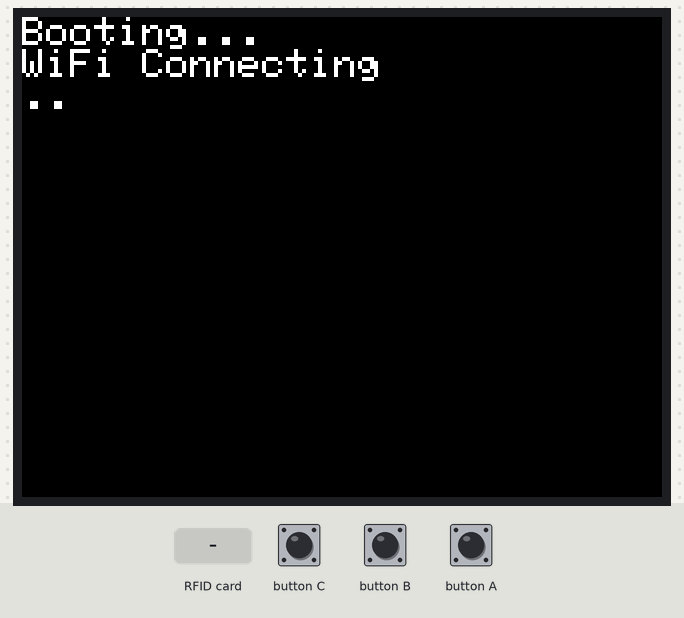
Recording of a sketch running on a simulated ESP32. On the bench: 320×240 colour display. Inputs (shaded band) come from the test bench. WiFi joins after 1.5 s; servers stay silent unless stated; uploads are accepted with an empty reply; what the sketch prints to the serial monitor is not drawn.

Above: at 1.3 s.
At 3.4 s:
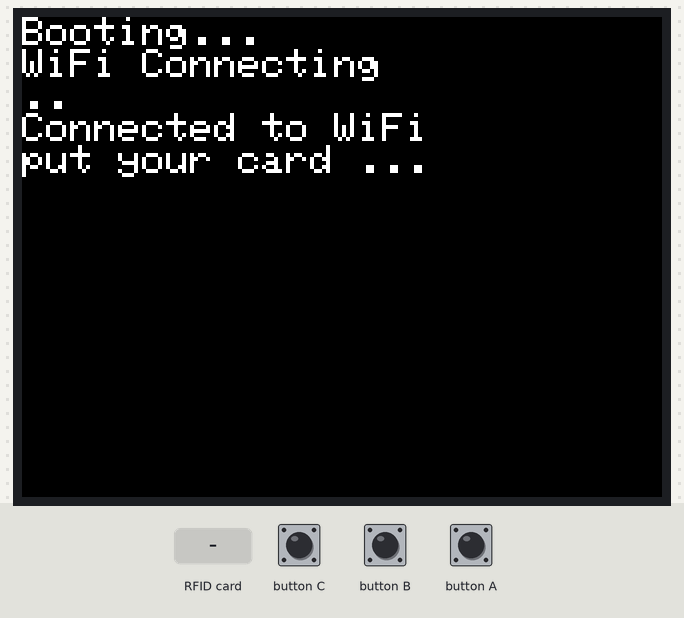
3.5 s: RFID card 5E 7A 19 C4 held to the reader
At 4.2 s:
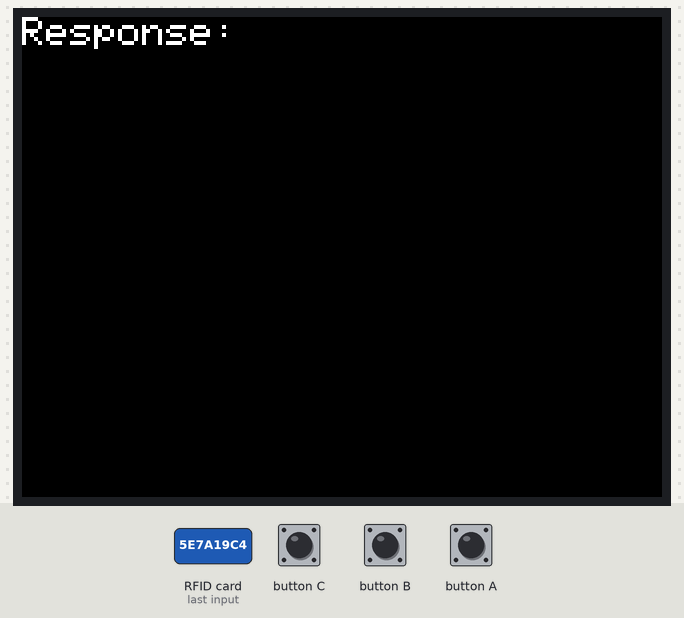
5.3 s: RFID card 5E 7A 19 C4 held to the reader
At 6.98 s:
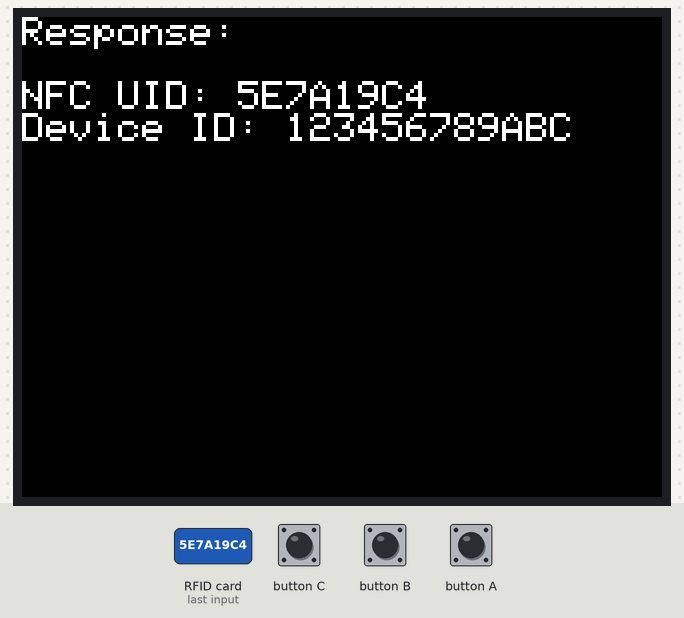
Timing chart, 0 to 8.5 s (numbered marks = the images above; inputs shaded):
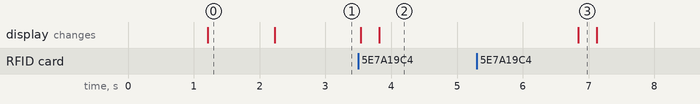

The sketch:

RFID_RC522.ino
```cpp
#include <Arduino.h>
#include <M5Unified.h>
#include <WiFi.h>
#include <HTTPClient.h>
#include <Wire.h>
#include "MFRC522_I2C.h"
#include "secrets.h"

//========== 前方宣言(Forward Declaration) ==========//
void sendNfcData(String nfcData, String deviceId);
void printBoth(const String &message);
String getDeviceId();

//========== Wi-Fi設定 ==========//
const char* serverUrl = "https://pcn.10xer.education/api/access/touch";
const char* ssid = WIFI_SSID;
const char* password = WIFI_PASSWORD;
//========== RFID設定 (I2C接続) ==========//
MFRC522 mfrc522(0x28);

void setup() {
  auto cfg = M5.config();
  M5.begin(cfg);

  Serial.begin(115200);
  M5.Lcd.setTextSize(2);
  M5.Lcd.println("Booting...");

  Wire.begin();
  mfrc522.PCD_Init();

  WiFi.mode(WIFI_STA);
  WiFi.begin(ssid, password);

  printBoth("WiFi Connecting");
  while (WiFi.status() != WL_CONNECTED) {
    Serial.print(".");
    M5.Lcd.print(".");
    delay(1000);
  }
  printBoth("\nConnected to WiFi");
  printBoth("put your card ...");
}

void loop() {
  M5.update();

  if (!mfrc522.PICC_IsNewCardPresent() || !mfrc522.PICC_ReadCardSerial()) {
    delay(50);
    return;
  }

  // NFC UIDを取得
  char buf[9];
  sprintf(buf, "%02X%02X%02X%02X",
          mfrc522.uid.uidByte[0],
          mfrc522.uid.uidByte[1],
          mfrc522.uid.uidByte[2],
          mfrc522.uid.uidByte[3]);
  String uid = String(buf);

  printBoth("NFC UID: " + uid);

  // デバイスID取得
  String deviceId = getDeviceId();
  printBoth("Device ID: " + deviceId);

  // NFC UID をAPIへ送信（デバイスIDはヘッダーに追加）
  sendNfcData(uid, deviceId);

  mfrc522.PICC_HaltA();
  mfrc522.PCD_StopCrypto1();

  delay(3000);
}

//========== ESP32のユニークなデバイスIDを取得 ==========//
String getDeviceId() {
  uint64_t chipId = ESP.getEfuseMac();
  char idBuf[13]; // 12桁の16進数 + 終端文字
  sprintf(idBuf, "%04X%08X", (uint16_t)(chipId >> 32), (uint32_t)chipId);
  return String(idBuf);
}

//========== HTTP POSTでNFCデータを送信する関数 ==========//
void sendNfcData(String nfcData, String deviceId) {
  if (WiFi.status() != WL_CONNECTED) {
    printBoth("WiFi not connected.");
    return;
  }

  HTTPClient http;
  http.begin(serverUrl);
  http.addHeader("Content-Type", "application/json");
  http.addHeader("IoT-Device-ID", deviceId);  // デバイスIDをヘッダーに追加

  // JSONデータ
  String jsonPayload = "{\"uuid\": \"" + nfcData + "\"}";

  //====== リクエスト内容を Serial Monitor に表示 ======//
  Serial.println("===== HTTP Request =====");
  Serial.println("POST " + String(serverUrl));
  Serial.println("IoT-Device-ID: " + deviceId);
  Serial.println("Content-Type: application/json");
  Serial.println("Body: " + jsonPayload);
  Serial.println("========================");

  int httpResponseCode = http.POST(jsonPayload);

  //====== レスポンスを M5.LCD に表示 ======//
  M5.Lcd.fillScreen(BLACK);  // 画面クリア
  M5.Lcd.setCursor(0, 0);
  M5.Lcd.setTextSize(2);

  if (httpResponseCode > 0) {
    String response = http.getString();
    M5.Lcd.println("Response:");
    M5.Lcd.println(response);
  } else {
    M5.Lcd.println("HTTP Error");
  }

  http.end();
}

//========== シリアルとLCDに同時に出力する関数 ==========//
void printBoth(const String &message) {
  Serial.println(message);
  M5.Lcd.println(message);
}
```

secrets.h
```cpp
#ifndef SECRETS_H
#define SECRETS_H

// Wi-Fi設定（環境変数の代わり）
#define WIFI_SSID "SSID-IPhone"
#define WIFI_PASSWORD "kvd4m7zz1bw0"

#endif
```

Measured:
- after the input at 3.5 s, the display: first changes at once (image 2 shows a later state)
- after the input at 5.3 s, the display: changes after 1.5 s (image 3)
- what the display in image 0 shows lasts 1.0 s, from 1.2 s to 2.2 s
